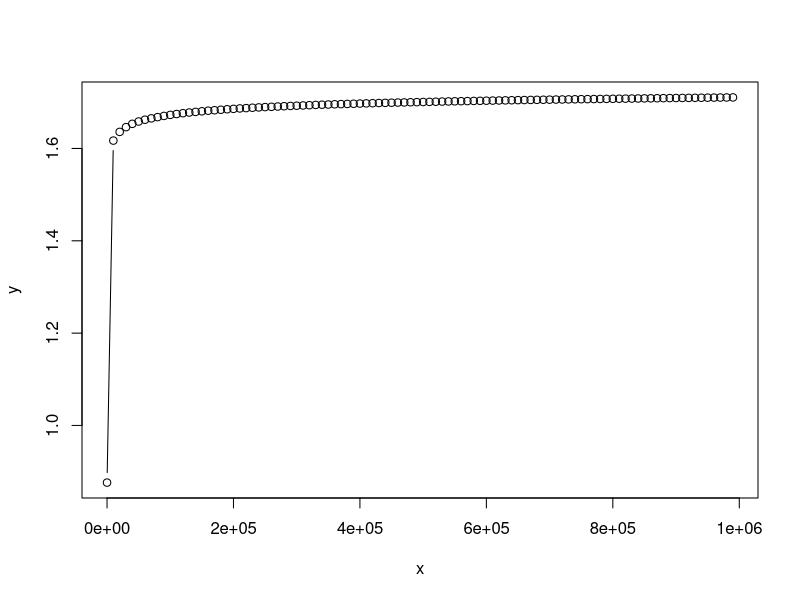

Source code (R):
#   Copyright (C) 2019  Dr. Norbert Bátfai, nbatfai@gmail.com
#
#   This program is free software: you can redistribute it and/or modify
#   it under the terms of the GNU General Public License as published by
#   the Free Software Foundation, either version 3 of the License, or
#   (at your option) any later version.
#
#   This program is distributed in the hope that it will be useful,
#   but WITHOUT ANY WARRANTY; without even the implied warranty of
#   MERCHANTABILITY or FITNESS FOR A PARTICULAR PURPOSE.  See the
#   GNU General Public License for more details.
#
#   You should have received a copy of the GNU General Public License
#   along with this program.  If not, see <http://www.gnu.org/licenses/>

library(matlab)

stp <- function(x){

    primes = primes(x)
    diff = primes[2:length(primes)]-primes[1:length(primes)-1]
    idx = which(diff==2)
    t1primes = primes[idx]
    t2primes = primes[idx]+2
    rt1plust2 = 1/t1primes+1/t2primes
    return(sum(rt1plust2))
}

x=seq(10, 1000000, by=10000)
y=sapply(x, FUN = stp)
plot(x,y,type="b")
